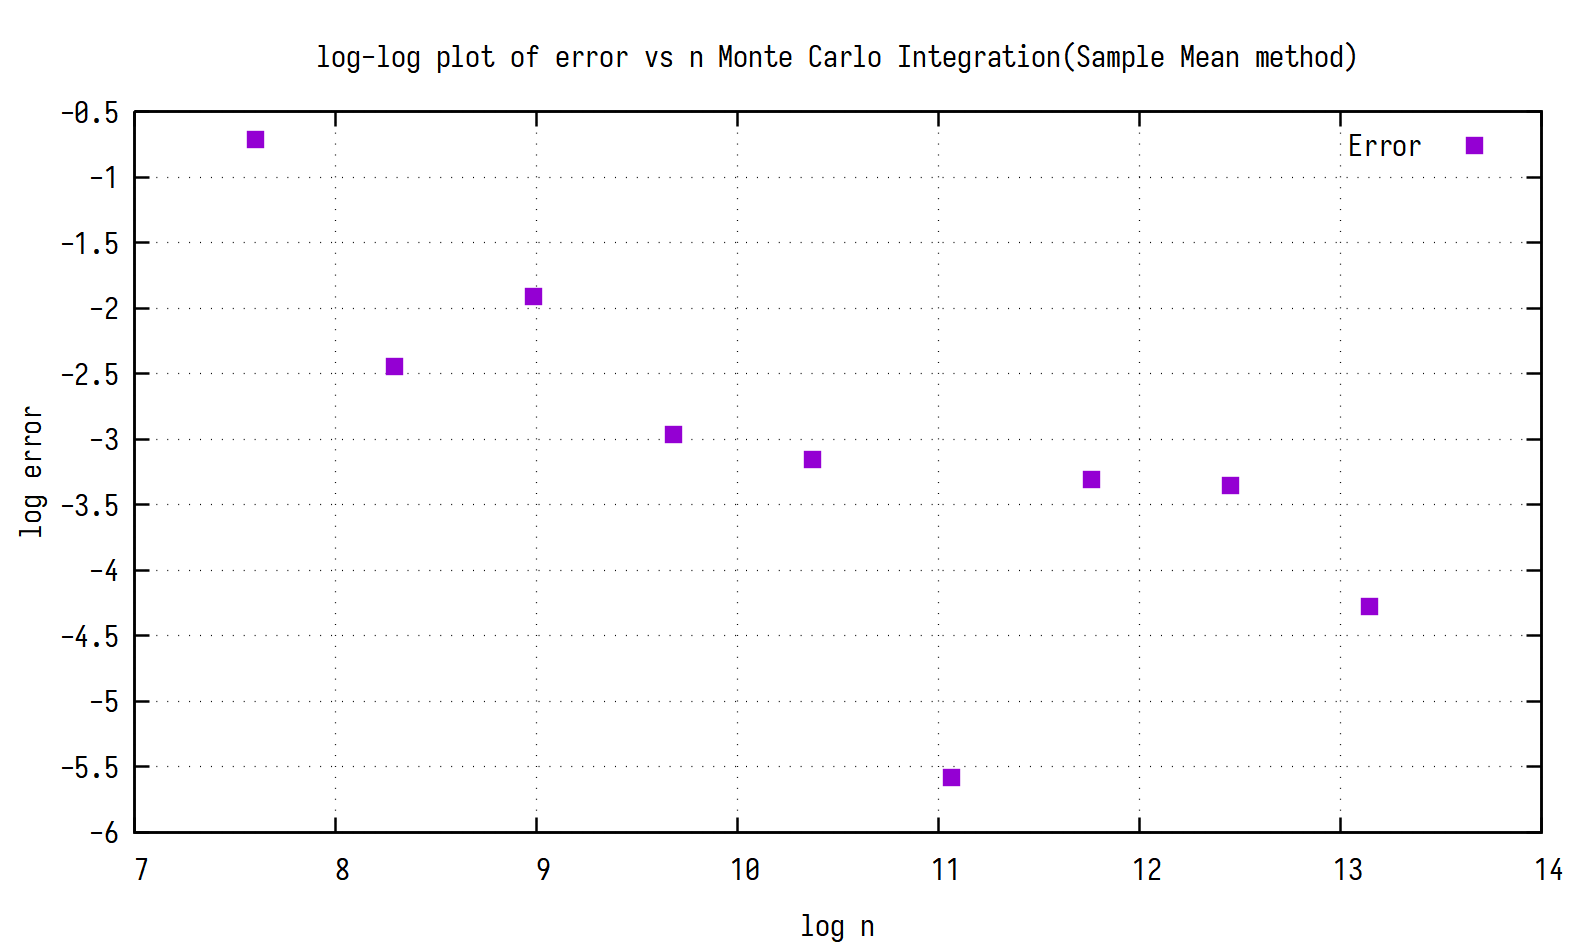

This figure's gnuplot source:
set term wxt font "Iosevka,9"
set title "log-log plot of error vs n Monte Carlo Integration(Sample Mean method)"
set ylabel "log error"
set xlabel "log n"
set grid xtics ytics
plot "Q1output.dat" using 3:4 with points pointtype 5 title "Error"
